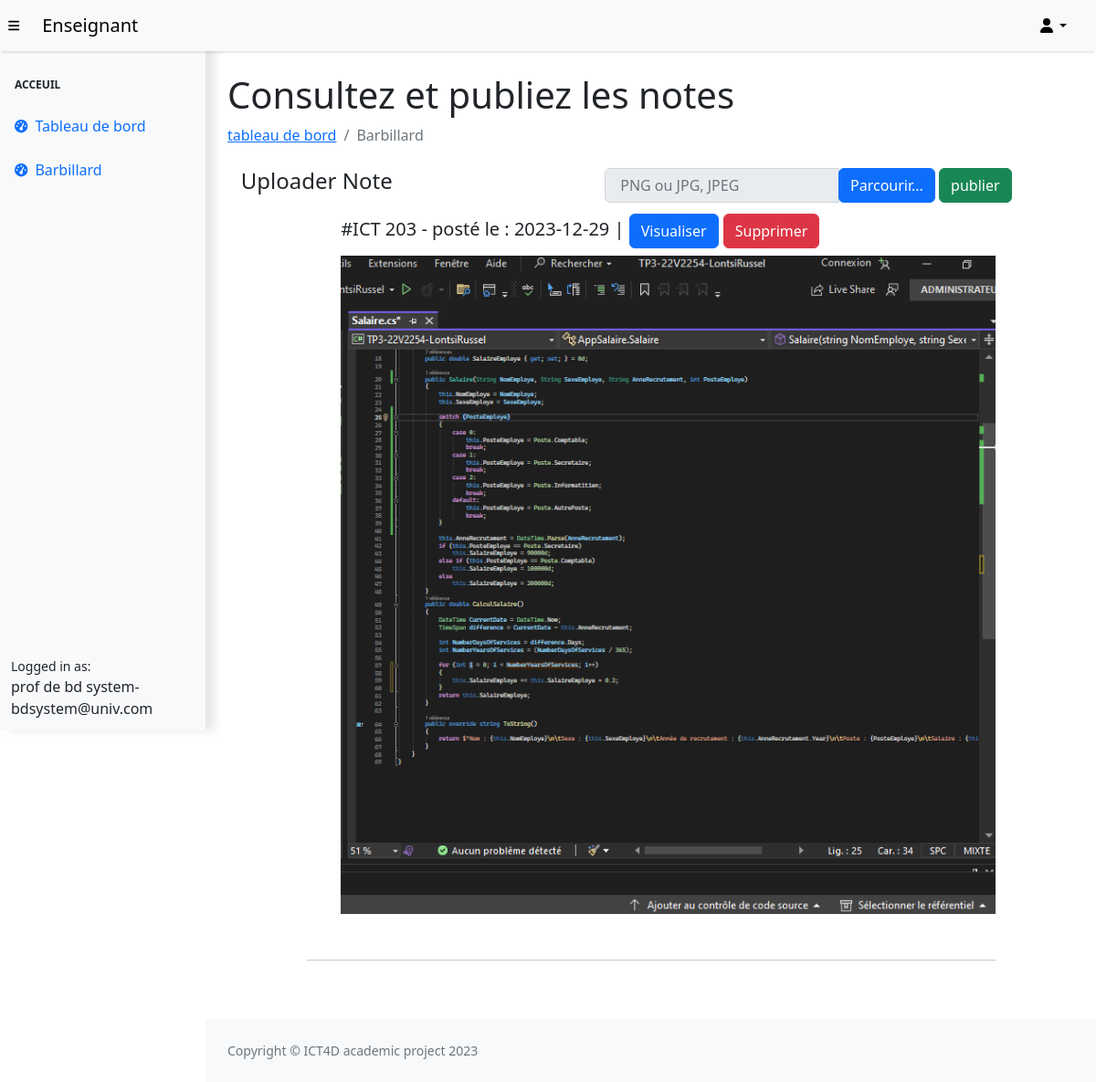
Screenshot of /enseignant/barbillard.php (signed in) with the database file from the repository.
### tables this page shows
CREATE TABLE `fiche_de_note` (
  `id` int(11) NOT NULL,
  `src` varchar(255) NOT NULL,
  `id_ue` int(11) DEFAULT NULL,
  `date_de_publication` date DEFAULT current_timestamp()
);

CREATE TABLE `ue` (
  `id_UE` int(11) NOT NULL,
  `code_UE` varchar(7) NOT NULL,
  `libelle_UE` varchar(255) DEFAULT NULL,
  `code_niveau` int(11) DEFAULT NULL,
  `id_filiere` int(11) DEFAULT NULL,
  `id_enseignant` int(11) DEFAULT NULL
);

### enseignant/barbillard.php (the view, shortened to what this page needs)
<!DOCTYPE html>
<html lang="fr">
    <head>
        <link href="css/styles.css" rel="stylesheet" />
    </head>
    <body class="sb-nav-fixed">
    <?php include_once "templates/fixedNavBar.php";?>
        <div id="layoutSidenav">
            <?php include_once "templates/sideBar.php" ?>
            <div id="layoutSidenav_content">
                <main>
                    <div class="container-fluid px-4">
                        <h1 class="mt-4">Consultez et publiez les notes</h1>
                        <ol class="breadcrumb mb-4">
                            <li class="breadcrumb-item"><a href="index.php">tableau de bord</a></li>
                            <li class="breadcrumb-item active">Barbillard</li>
                        </ol>
                    </div>
                    <?php
                    require_once 'functions_include\connect.php';
                        $sql = "SELECT f.id, src, code_UE, date_de_publication, f.id_ue from fiche_de_note f , ue where ue.id_UE = f.id_ue order by date_de_publication desc";
                        $stm = $con->prepare($sql);
                        $stm->execute();
                        $rqs = $stm->fetchAll(PDO::FETCH_ASSOC);
                    ?>
                   <div class="container">
                   <h4><label for='piece'>Uploader Note</label></h4>
                   <br>
                        <form action="" method="post" enctype="multipart/form-data">
                            <div class="form-check mx-0">
                                <div class="input-group col-xs-12">
                                <input type="text" class="form-control file-upload-info"  disabled placeholder=" PNG ou JPG, JPEG" id="fileName">
                                <span class="input-group-append">
                                    <button class="btn btn-primary " id="parcourir">Parcourir...</button>
                                    <button class="btn btn-success " id="publish" type="submit">publier</button>
                                </span>
                                </div>
                            </div>
                        </form>
                            <div>
                            <?php
                                foreach ($rqs as $rq) {
                                    if($rq['id_ue']==$_SESSION['user']["id_enseignant"]){
                                ?>
                                <form action="" method="post">
                                    <h5>#<?=$rq["code_UE"]?> - posté le : <?=$rq["date_de_publication"]?> | <a href="<?=$rq['src']?>" target="_blank" class="btn btn-primary">Visualiser</a>  <button type="button" class="btn btn-danger" id="" onclick="confirmDelete()">Supprimer</button></h5>
                                    <div class="text-center">
                                        <img src="<?=$rq['src']?>" class="img-fluid " alt="lol">
                                    </div>
                                </form>
                            <br>
                            <hr>
                            <br>
                                <br>
                            <?php
                                    }
                                }
                            ?>
                        </div>
                    </div>
                </main>
                <?php include_once "templates/footer.php";?>
            </div>
        </div>
    </body>
</html>

### enseignant/barbillard.php (style rules this page uses)
form { margin-left: 5%; margin-bottom: 10px; }
.container { display:flex; flex-direction: row; flex-wrap: wrap; justify-content: space-around; }

### rows the page displays
fiche_de_note: id_ue.code_UE "ICT 203", date_de_publication "2023-12-29", src (picture)

### other values shown
$_SESSION['user']['nom_enseignant'] "prof de bd system"
$_SESSION['user']['email_enseignant'] "bdsystem@univ.com"
